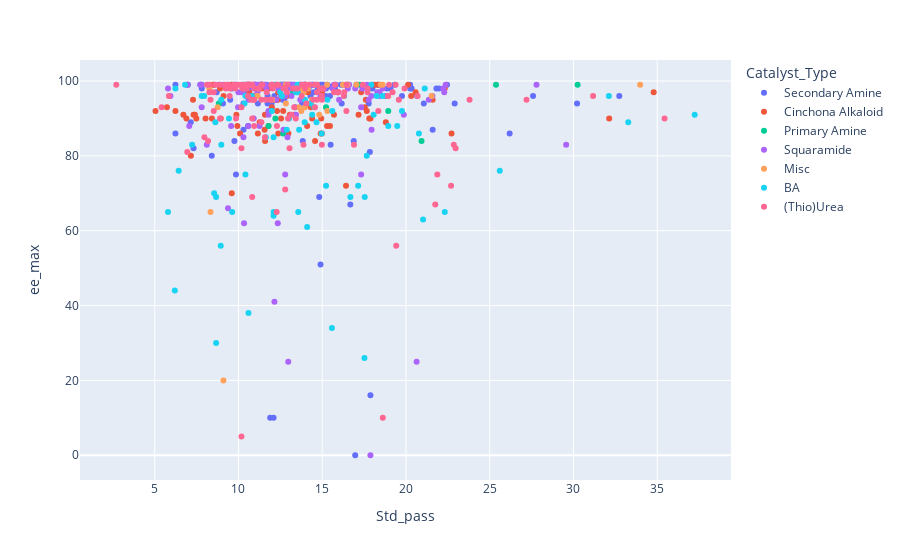

Write notebook code for a chart like this one.
### Code cell
import plotly.express as px

fig=px.scatter( df, x="Std_pass", y="ee_max", color=df['Catalyst_Type'])


# Show the plot
fig.show()
